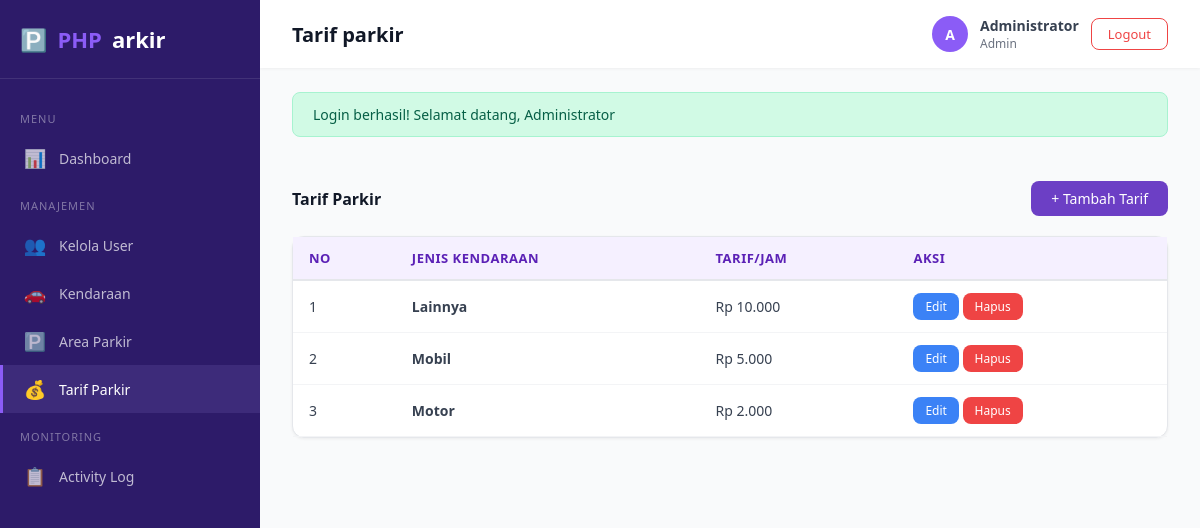
/index.php?page=tarif_parkir (signed in), run on the app's committed database.
### tables this page shows
CREATE TABLE tb_tarif (
    id_tarif INT AUTO_INCREMENT PRIMARY KEY,
    jenis_kendaraan ENUM('motor','mobil','lainnya') NOT NULL,
    tarif_per_jam DECIMAL(10,0) NOT NULL DEFAULT 0
);

### models/TarifParkirModel.php (called while the page is built, shortened)
<?php
require_once __DIR__ . '/../config/database.php';
class TarifParkirModel {
    private $db;
    public function __construct() {
        $this->db = getDB();
    }
    public function getAll($limit = 10, $offset = 0) {
        $stmt = $this->db->prepare("SELECT * FROM tb_tarif ORDER BY id_tarif DESC LIMIT ? OFFSET ?");
        $stmt->execute([$limit, $offset]);
        return $stmt->fetchAll();
    }
    public function count() {
        return (int) $this->db->query("SELECT COUNT(*) FROM tb_tarif")->fetchColumn();
    }
}

### config/database.php (called while the page is built, shortened)
<?php
function getDB() {
    static $pdo = null;
    if ($pdo === null) {
        try {
            $dsn = "mysql:host=" . DB_HOST . ";dbname=" . DB_NAME . ";charset=" . DB_CHARSET;
            $pdo = new PDO($dsn, DB_USER, DB_PASS, [
                PDO::ATTR_ERRMODE            => PDO::ERRMODE_EXCEPTION,
                PDO::ATTR_DEFAULT_FETCH_MODE => PDO::FETCH_ASSOC,
                PDO::ATTR_EMULATE_PREPARES   => false,
            ]);
        } catch (PDOException $e) {
            die("Koneksi database gagal: " . $e->getMessage());
        }
    }
    return $pdo;
}

### helpers/functions.php (called while the page is built, shortened)
<?php
function e($string) {
    return htmlspecialchars($string ?? '', ENT_QUOTES, 'UTF-8');
}
function formatRupiah($angka) {
    return 'Rp ' . number_format($angka, 0, ',', '.');
}
function paginate($totalRecords, $perPage = 10, $currentPage = 1) {
    $totalPages = max(1, ceil($totalRecords / $perPage));
    $currentPage = max(1, min($currentPage, $totalPages));
    $offset = ($currentPage - 1) * $perPage;
    return [
        'total' => $totalRecords,
        'per_page' => $perPage,
        'current_page' => $currentPage,
        'total_pages' => $totalPages,
        'offset' => $offset,
    ];
}

### views/admin/tarif_parkir/index.php (the view, shortened to what this page needs)
<div class="card-header" style="border:none;padding:0;margin-bottom:20px;">
    <h3>Tarif Parkir</h3>
    <a href="index.php?page=tarif_parkir&action=create" class="btn btn-primary">+ Tambah Tarif</a>
</div>
<div class="card">
    <div class="card-body" style="padding:0;">
        <div class="table-responsive">
            <table>
                <thead>
                    <tr>
                        <th>No</th>
                        <th>Jenis Kendaraan</th>
                        <th>Tarif/Jam</th>
                        <th>Aksi</th>
                    </tr>
                </thead>
                <tbody>
                    <?php if (empty($tarifs)): ?>
                    <tr><td colspan="4" style="text-align:center;padding:32px;color:var(--gray-500);">Belum ada data tarif.</td></tr>
                    <?php else: ?>
                    <?php foreach ($tarifs as $i => $t): ?>
                    <tr>
                        <td><?= $pagination['offset'] + $i + 1 ?></td>
                        <td><strong><?= e(ucfirst($t['jenis_kendaraan'])) ?></strong></td>
                        <td><?= formatRupiah($t['tarif_per_jam']) ?></td>
                        <td>
                            <a href="index.php?page=tarif_parkir&action=edit&id=<?= $t['id_tarif'] ?>" class="btn btn-info btn-sm">Edit</a>
                            <a href="index.php?page=tarif_parkir&action=delete&id=<?= $t['id_tarif'] ?>" class="btn btn-danger btn-sm" onclick="return confirm('Yakin hapus tarif ini?')">Hapus</a>
                        </td>
                    </tr>
                    <?php endforeach; ?>
                    <?php endif; ?>
                </tbody>
            </table>
        </div>
    </div>
</div>

### assets/css/style.css (style rules this page uses)
:root { --primary: #6C3FC5; --primary-light: #8B5CF6; --primary-dark: #5B21B6; --primary-bg: #F5F0FF; --sidebar-bg: #2D1B69; --sidebar-hover: #3D2B7A; --white: #FFFFFF; --gray-50: #F9FAFB; --gray-100: #F3F4F6; --gray-200: #E5E7EB; --gray-300: #D1D5DB; --gray-500: #6B7280; --gray-700: #374151; --gray-900: #111827; --success: #10B981; --danger: #EF4444; --warning: #F59E0B; --info: #3B82F6; }
* { box-sizing: border-box; }
body { font-family: 'Segoe UI', Tahoma, Geneva, Verdana, sans-serif; background: var(--gray-50); margin: 0; padding: 0; color: var(--gray-700); }
.card { background: var(--white); border-radius: 12px; box-shadow: 0 1px 3px rgba(0,0,0,0.06); border: 1px solid var(--gray-200); margin-bottom: 24px; }
.card-header { padding: 16px 24px; border-bottom: 1px solid var(--gray-200); display: flex; justify-content: space-between; align-items: center; }
.card-header h3 { margin: 0; font-size: 16px; color: var(--gray-900); }
.card-body { padding: 24px; }
.table-responsive { overflow-x: auto; }
table { width: 100%; border-collapse: collapse; }
table th { background: var(--primary-bg); color: var(--primary-dark); font-size: 13px; font-weight: 600; text-transform: uppercase; letter-spacing: 0.5px; padding: 12px 16px; text-align: left; border-bottom: 2px solid var(--gray-200); }
table td { padding: 12px 16px; font-size: 14px; border-bottom: 1px solid var(--gray-100); color: var(--gray-700); }
.btn { display: inline-flex; align-items: center; gap: 6px; padding: 8px 20px; border-radius: 8px; font-size: 14px; font-weight: 500; border: none; cursor: pointer; text-decoration: none; transition: all 0.2s; }
.btn-primary { background: var(--primary); color: var(--white); }
.btn-danger { background: var(--danger); color: var(--white); }
.btn-info { background: var(--info); color: var(--white); }
.btn-sm { padding: 5px 12px; font-size: 12px; }

### data on the page
tb_tarif: offset "1", jenis_kendaraan "Lainnya", tarif_per_jam "Rp 10.000"
tb_tarif: offset "2", jenis_kendaraan "Mobil", tarif_per_jam "Rp 5.000"
tb_tarif: offset "3", jenis_kendaraan "Motor", tarif_per_jam "Rp 2.000"

### other printed values
str_replace('_', ' ', $currentPage) "Tarif parkir"
substr(getUserName(), 0, 1) "A"
getUserName() "Administrator"
getUserRole() "Admin"
$flash['message'] "Login berhasil! Selamat datang, Administrator"
